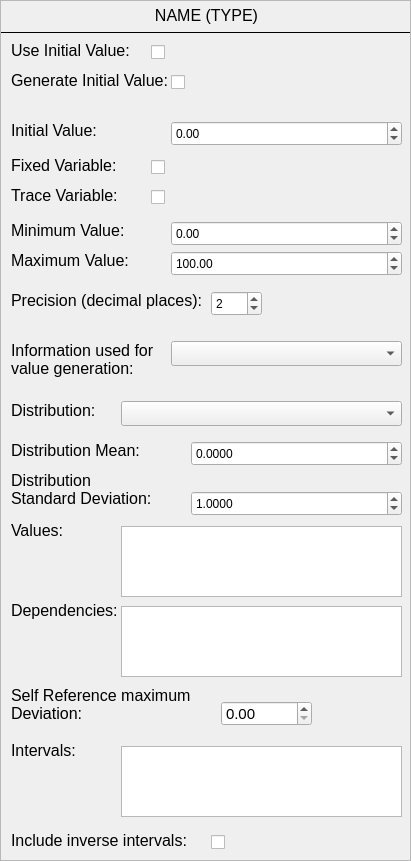
<?xml version="1.0" encoding="UTF-8"?>
<ui version="4.0">
 <class>Form</class>
 <widget class="QWidget" name="Form">
  <property name="geometry">
   <rect>
    <x>0</x>
    <y>0</y>
    <width>411</width>
    <height>861</height>
   </rect>
  </property>
  <property name="windowTitle">
   <string>Form</string>
  </property>
  <widget class="QScrollArea" name="vaiable_input_string">
   <property name="geometry">
    <rect>
     <x>0</x>
     <y>0</y>
     <width>411</width>
     <height>861</height>
    </rect>
   </property>
   <property name="frameShadow">
    <enum>QFrame::Sunken</enum>
   </property>
   <property name="verticalScrollBarPolicy">
    <enum>Qt::ScrollBarAlwaysOff</enum>
   </property>
   <property name="horizontalScrollBarPolicy">
    <enum>Qt::ScrollBarAlwaysOff</enum>
   </property>
   <property name="widgetResizable">
    <bool>true</bool>
   </property>
   <widget class="QWidget" name="scrollAreaWidgetContents_7">
    <property name="geometry">
     <rect>
      <x>0</x>
      <y>0</y>
      <width>409</width>
      <height>859</height>
     </rect>
    </property>
    <widget class="QWidget" name="variable_input" native="true">
     <property name="geometry">
      <rect>
       <x>10</x>
       <y>120</y>
       <width>401</width>
       <height>27</height>
      </rect>
     </property>
     <property name="toolTip">
      <string>&lt;html&gt;&lt;head/&gt;&lt;body&gt;&lt;p&gt;If the above option is checked this setting let's you adjust the initial value.&lt;/p&gt;&lt;/body&gt;&lt;/html&gt;</string>
     </property>
     <property name="whatsThis">
      <string>&lt;html&gt;&lt;head/&gt;&lt;body&gt;&lt;p&gt;Dies ist ein Test&lt;/p&gt;&lt;p&gt;&lt;br/&gt;&lt;/p&gt;&lt;/body&gt;&lt;/html&gt;</string>
     </property>
     <widget class="QLabel" name="initial_value_label">
      <property name="geometry">
       <rect>
        <x>0</x>
        <y>0</y>
        <width>91</width>
        <height>21</height>
       </rect>
      </property>
      <property name="font">
       <font>
        <pointsize>12</pointsize>
       </font>
      </property>
      <property name="text">
       <string>Initial Value:</string>
      </property>
      <property name="alignment">
       <set>Qt::AlignLeading|Qt::AlignLeft|Qt::AlignTop</set>
      </property>
     </widget>
     <widget class="QDoubleSpinBox" name="initial_value_input">
      <property name="geometry">
       <rect>
        <x>160</x>
        <y>0</y>
        <width>231</width>
        <height>25</height>
       </rect>
      </property>
      <property name="minimum">
       <double>-99999999.000000000000000</double>
      </property>
      <property name="maximum">
       <double>99999999.000000000000000</double>
      </property>
      <property name="singleStep">
       <double>0.100000000000000</double>
      </property>
     </widget>
    </widget>
    <widget class="QLabel" name="header_label">
     <property name="geometry">
      <rect>
       <x>10</x>
       <y>5</y>
       <width>391</width>
       <height>21</height>
      </rect>
     </property>
     <property name="font">
      <font>
       <pointsize>12</pointsize>
      </font>
     </property>
     <property name="toolTip">
      <string>&lt;html&gt;&lt;head/&gt;&lt;body&gt;&lt;p&gt;The name and the type of the variable.&lt;/p&gt;&lt;/body&gt;&lt;/html&gt;</string>
     </property>
     <property name="text">
      <string>NAME (TYPE)</string>
     </property>
     <property name="alignment">
      <set>Qt::AlignHCenter|Qt::AlignTop</set>
     </property>
    </widget>
    <widget class="Line" name="line_17">
     <property name="geometry">
      <rect>
       <x>0</x>
       <y>30</y>
       <width>411</width>
       <height>3</height>
      </rect>
     </property>
     <property name="frameShadow">
      <enum>QFrame::Plain</enum>
     </property>
     <property name="orientation">
      <enum>Qt::Horizontal</enum>
     </property>
    </widget>
    <widget class="QWidget" name="variable_input_2" native="true">
     <property name="geometry">
      <rect>
       <x>10</x>
       <y>520</y>
       <width>401</width>
       <height>81</height>
      </rect>
     </property>
     <property name="toolTip">
      <string>&lt;html&gt;&lt;head/&gt;&lt;body&gt;&lt;p&gt;This field allows to specify valid values for the variable. These values are used if a transition writes to the variable. The specification has to be done using the following syntax:&lt;/p&gt;&lt;p align=&quot;center&quot;&gt;&amp;quot;value1&amp;quot;, &amp;quot;value2&amp;quot;, ...&lt;/p&gt;&lt;p&gt;Optionally weights can be specified for each value. Each weight has to be a whole positive number. If weights are specified they have to be specified using the following syntax:&lt;/p&gt;&lt;p align=&quot;center&quot;&gt;&amp;quot;value1&amp;quot;, &amp;quot;value2&amp;quot; | value1_weight, value2_weight&lt;/p&gt;&lt;p&gt;If weights are specified the number of specified values must equal the number of specified weights.&lt;/p&gt;&lt;/body&gt;&lt;/html&gt;</string>
     </property>
     <property name="whatsThis">
      <string>&lt;html&gt;&lt;head/&gt;&lt;body&gt;&lt;p&gt;Dies ist ein Test&lt;/p&gt;&lt;p&gt;&lt;br/&gt;&lt;/p&gt;&lt;/body&gt;&lt;/html&gt;</string>
     </property>
     <widget class="QLabel" name="initial_value_label_2">
      <property name="geometry">
       <rect>
        <x>0</x>
        <y>0</y>
        <width>51</width>
        <height>21</height>
       </rect>
      </property>
      <property name="font">
       <font>
        <pointsize>12</pointsize>
       </font>
      </property>
      <property name="text">
       <string>Values:</string>
      </property>
      <property name="alignment">
       <set>Qt::AlignLeading|Qt::AlignLeft|Qt::AlignTop</set>
      </property>
     </widget>
     <widget class="QPlainTextEdit" name="values_input">
      <property name="geometry">
       <rect>
        <x>110</x>
        <y>5</y>
        <width>281</width>
        <height>71</height>
       </rect>
      </property>
      <property name="font">
       <font>
        <pointsize>12</pointsize>
       </font>
      </property>
     </widget>
    </widget>
    <widget class="QWidget" name="variable_input_3" native="true">
     <property name="geometry">
      <rect>
       <x>10</x>
       <y>600</y>
       <width>401</width>
       <height>81</height>
      </rect>
     </property>
     <property name="toolTip">
      <string>&lt;html&gt;&lt;head/&gt;&lt;body&gt;&lt;p&gt;This field allows to specify dependencies of the variable. These dependencies are considered when generating values for this variable. The specification has to be done using the following syntax:&lt;/p&gt;&lt;p align=&quot;center&quot;&gt;&amp;quot;logical_expression&amp;quot; =&amp;gt; &amp;quot;constraint1&amp;quot;, dependency2, ...&lt;/p&gt;&lt;p&gt;Example for the variable &amp;quot;cancer_type&amp;quot;: &lt;/p&gt;&lt;p align=&quot;center&quot;&gt;&amp;quot;gender == 'female' &amp;quot; =&amp;gt; &amp;quot; '!=' ; 'prostate cancer' &amp;quot;&lt;/p&gt;&lt;p&gt;The logical expression has to follow the same syntax as the guard transitions in a PNML model. The constraints have to follow the following syntax:&lt;/p&gt;&lt;p align=&quot;center&quot;&gt;&amp;quot; 'operator' ; 'value' &amp;quot;&lt;/p&gt;&lt;p&gt;The operators that are alowed are: &amp;quot;&amp;lt;&amp;quot;, &amp;quot;&amp;lt;=&amp;quot;, &amp;quot;&amp;gt;&amp;quot;, &amp;quot;&amp;gt;=&amp;quot;, &amp;quot;==&amp;quot;, &amp;quot;!=&amp;quot; For date variables the value has to be input in the following syntax: &amp;quot;yyyy-MM-ddThh:mm:ss&amp;quot;&lt;/p&gt;&lt;p&gt;&lt;br/&gt;&lt;/p&gt;&lt;p&gt;In addition to &amp;quot;normal&amp;quot; dependencies this input field can also be used to use the &amp;quot;self_reference&amp;quot; feature, which is only available for numeric and date variables. This feature allows you to have variable values change every time they are written to while reference to them self. The following syntax must be used for this feature.&lt;/p&gt;&lt;p align=&quot;center&quot;&gt;&amp;quot;SELF_REFERENCE&amp;quot; =&amp;gt; &amp;quot; '+' ; '5' &amp;quot;&lt;/p&gt;&lt;p&gt;In the above example the variable value will be increased by 5 every time the variable is written to. However, it should be noted that this dependency only gets activated when the variable alredy has a value. The allowed operators for this feature are &amp;quot;+&amp;quot;, &amp;quot;-&amp;quot;, &amp;quot;/&amp;quot;, and &amp;quot;*&amp;quot;. For Date variables the value has to be input in the following syntax: &amp;quot;dd:hh:mm:ss&amp;quot;. &lt;/p&gt;&lt;/body&gt;&lt;/html&gt;</string>
     </property>
     <property name="whatsThis">
      <string>&lt;html&gt;&lt;head/&gt;&lt;body&gt;&lt;p&gt;Dies ist ein Test&lt;/p&gt;&lt;p&gt;&lt;br/&gt;&lt;/p&gt;&lt;/body&gt;&lt;/html&gt;</string>
     </property>
     <widget class="QLabel" name="dependencies_label">
      <property name="geometry">
       <rect>
        <x>0</x>
        <y>0</y>
        <width>111</width>
        <height>21</height>
       </rect>
      </property>
      <property name="font">
       <font>
        <pointsize>12</pointsize>
       </font>
      </property>
      <property name="text">
       <string>Dependencies:</string>
      </property>
      <property name="alignment">
       <set>Qt::AlignLeading|Qt::AlignLeft|Qt::AlignTop</set>
      </property>
     </widget>
     <widget class="QPlainTextEdit" name="dependencies_input">
      <property name="geometry">
       <rect>
        <x>110</x>
        <y>5</y>
        <width>281</width>
        <height>71</height>
       </rect>
      </property>
      <property name="font">
       <font>
        <pointsize>12</pointsize>
       </font>
      </property>
     </widget>
    </widget>
    <widget class="QWidget" name="variable_input_4" native="true">
     <property name="geometry">
      <rect>
       <x>10</x>
       <y>220</y>
       <width>401</width>
       <height>27</height>
      </rect>
     </property>
     <property name="toolTip">
      <string>&lt;html&gt;&lt;head/&gt;&lt;body&gt;&lt;p&gt;This setting let's you set a minimum value for all values generated for this variable.&lt;/p&gt;&lt;/body&gt;&lt;/html&gt;</string>
     </property>
     <property name="whatsThis">
      <string>&lt;html&gt;&lt;head/&gt;&lt;body&gt;&lt;p&gt;Dies ist ein Test&lt;/p&gt;&lt;p&gt;&lt;br/&gt;&lt;/p&gt;&lt;/body&gt;&lt;/html&gt;</string>
     </property>
     <widget class="QLabel" name="initial_value_label_3">
      <property name="geometry">
       <rect>
        <x>0</x>
        <y>0</y>
        <width>121</width>
        <height>21</height>
       </rect>
      </property>
      <property name="font">
       <font>
        <pointsize>12</pointsize>
       </font>
      </property>
      <property name="text">
       <string>Minimum Value:</string>
      </property>
      <property name="alignment">
       <set>Qt::AlignLeading|Qt::AlignLeft|Qt::AlignTop</set>
      </property>
     </widget>
     <widget class="QDoubleSpinBox" name="minimum_value_input">
      <property name="geometry">
       <rect>
        <x>160</x>
        <y>0</y>
        <width>231</width>
        <height>25</height>
       </rect>
      </property>
      <property name="minimum">
       <double>-99999999.000000000000000</double>
      </property>
      <property name="maximum">
       <double>99999999.000000000000000</double>
      </property>
      <property name="singleStep">
       <double>0.100000000000000</double>
      </property>
      <property name="value">
       <double>0.000000000000000</double>
      </property>
     </widget>
    </widget>
    <widget class="QWidget" name="variable_input_5" native="true">
     <property name="geometry">
      <rect>
       <x>10</x>
       <y>250</y>
       <width>401</width>
       <height>27</height>
      </rect>
     </property>
     <property name="toolTip">
      <string>&lt;html&gt;&lt;head/&gt;&lt;body&gt;&lt;p&gt;This setting let's you set a maximum value for all values generated for this variable.&lt;/p&gt;&lt;/body&gt;&lt;/html&gt;</string>
     </property>
     <property name="whatsThis">
      <string>&lt;html&gt;&lt;head/&gt;&lt;body&gt;&lt;p&gt;Dies ist ein Test&lt;/p&gt;&lt;p&gt;&lt;br/&gt;&lt;/p&gt;&lt;/body&gt;&lt;/html&gt;</string>
     </property>
     <widget class="QLabel" name="initial_value_label_4">
      <property name="geometry">
       <rect>
        <x>0</x>
        <y>0</y>
        <width>121</width>
        <height>21</height>
       </rect>
      </property>
      <property name="font">
       <font>
        <pointsize>12</pointsize>
       </font>
      </property>
      <property name="text">
       <string>Maximum Value:</string>
      </property>
      <property name="alignment">
       <set>Qt::AlignLeading|Qt::AlignLeft|Qt::AlignTop</set>
      </property>
     </widget>
     <widget class="QDoubleSpinBox" name="maximum_value_input">
      <property name="geometry">
       <rect>
        <x>160</x>
        <y>0</y>
        <width>231</width>
        <height>25</height>
       </rect>
      </property>
      <property name="minimum">
       <double>-99999999.000000000000000</double>
      </property>
      <property name="maximum">
       <double>99999999.000000000000000</double>
      </property>
      <property name="singleStep">
       <double>0.100000000000000</double>
      </property>
      <property name="value">
       <double>100.000000000000000</double>
      </property>
     </widget>
    </widget>
    <widget class="QWidget" name="variable_input_6" native="true">
     <property name="geometry">
      <rect>
       <x>10</x>
       <y>740</y>
       <width>401</width>
       <height>81</height>
      </rect>
     </property>
     <property name="toolTip">
      <string>&lt;html&gt;&lt;head/&gt;&lt;body&gt;&lt;p&gt;This setting allows to specify intervals for the value generation for this variable. If intervals are used a random interval will be chosen and a value will be generated that lies inside this interval. The following syntax must be used to specify intervals:&lt;/p&gt;&lt;p align=&quot;center&quot;&gt;(&amp;quot;operator&amp;quot; ; &amp;quot;boundry&amp;quot;), (&amp;quot;operator&amp;quot; ; &amp;quot;boundry&amp;quot;)...&lt;/p&gt;&lt;p align=&quot;center&quot;&gt;Allowed operators: &amp;quot;&amp;lt;&amp;quot;, &amp;quot;&amp;gt;&amp;quot;, &amp;quot;&amp;lt;=&amp;quot;, &amp;quot;&amp;gt;=&amp;quot;&lt;/p&gt;&lt;p align=&quot;center&quot;&gt;example: (&amp;quot;&amp;lt;&amp;quot; ; &amp;quot;1.0&amp;quot;)&lt;/p&gt;&lt;/body&gt;&lt;/html&gt;</string>
     </property>
     <property name="whatsThis">
      <string>&lt;html&gt;&lt;head/&gt;&lt;body&gt;&lt;p&gt;Dies ist ein Test&lt;/p&gt;&lt;p&gt;&lt;br/&gt;&lt;/p&gt;&lt;/body&gt;&lt;/html&gt;</string>
     </property>
     <widget class="QLabel" name="dependencies_label_2">
      <property name="geometry">
       <rect>
        <x>0</x>
        <y>0</y>
        <width>111</width>
        <height>21</height>
       </rect>
      </property>
      <property name="font">
       <font>
        <pointsize>12</pointsize>
       </font>
      </property>
      <property name="text">
       <string>Intervals:</string>
      </property>
      <property name="alignment">
       <set>Qt::AlignLeading|Qt::AlignLeft|Qt::AlignTop</set>
      </property>
     </widget>
     <widget class="QPlainTextEdit" name="intervals_input">
      <property name="geometry">
       <rect>
        <x>110</x>
        <y>5</y>
        <width>281</width>
        <height>71</height>
       </rect>
      </property>
      <property name="font">
       <font>
        <pointsize>12</pointsize>
       </font>
      </property>
     </widget>
    </widget>
    <widget class="QWidget" name="variable_input_7" native="true">
     <property name="geometry">
      <rect>
       <x>10</x>
       <y>400</y>
       <width>401</width>
       <height>27</height>
      </rect>
     </property>
     <property name="toolTip">
      <string>&lt;html&gt;&lt;head/&gt;&lt;body&gt;&lt;p&gt;This setting allows to change the type of the distribution used to generate values for this variable.&lt;/p&gt;&lt;/body&gt;&lt;/html&gt;</string>
     </property>
     <property name="whatsThis">
      <string>&lt;html&gt;&lt;head/&gt;&lt;body&gt;&lt;p&gt;Dies ist ein Test&lt;/p&gt;&lt;p&gt;&lt;br/&gt;&lt;/p&gt;&lt;/body&gt;&lt;/html&gt;</string>
     </property>
     <widget class="QLabel" name="initial_value_label_5">
      <property name="geometry">
       <rect>
        <x>0</x>
        <y>0</y>
        <width>101</width>
        <height>21</height>
       </rect>
      </property>
      <property name="font">
       <font>
        <pointsize>12</pointsize>
       </font>
      </property>
      <property name="text">
       <string>Distribution:</string>
      </property>
      <property name="alignment">
       <set>Qt::AlignLeading|Qt::AlignLeft|Qt::AlignTop</set>
      </property>
     </widget>
     <widget class="QComboBox" name="distribution_input">
      <property name="geometry">
       <rect>
        <x>110</x>
        <y>0</y>
        <width>281</width>
        <height>25</height>
       </rect>
      </property>
     </widget>
    </widget>
    <widget class="QWidget" name="variable_input_8" native="true">
     <property name="geometry">
      <rect>
       <x>10</x>
       <y>340</y>
       <width>401</width>
       <height>51</height>
      </rect>
     </property>
     <property name="toolTip">
      <string>&lt;html&gt;&lt;head/&gt;&lt;body&gt;&lt;p&gt;This setting allows to specify which information is used to generate the values for this variable.&lt;/p&gt;&lt;/body&gt;&lt;/html&gt;</string>
     </property>
     <property name="whatsThis">
      <string>&lt;html&gt;&lt;head/&gt;&lt;body&gt;&lt;p&gt;Dies ist ein Test&lt;/p&gt;&lt;p&gt;&lt;br/&gt;&lt;/p&gt;&lt;/body&gt;&lt;/html&gt;</string>
     </property>
     <widget class="QComboBox" name="used_info_input">
      <property name="geometry">
       <rect>
        <x>160</x>
        <y>0</y>
        <width>231</width>
        <height>25</height>
       </rect>
      </property>
      <property name="editable">
       <bool>false</bool>
      </property>
     </widget>
     <widget class="QLabel" name="initial_value_label_8">
      <property name="geometry">
       <rect>
        <x>0</x>
        <y>0</y>
        <width>181</width>
        <height>51</height>
       </rect>
      </property>
      <property name="font">
       <font>
        <pointsize>12</pointsize>
       </font>
      </property>
      <property name="text">
       <string>Information used for
value generation:</string>
      </property>
      <property name="alignment">
       <set>Qt::AlignLeading|Qt::AlignLeft|Qt::AlignTop</set>
      </property>
     </widget>
    </widget>
    <widget class="QWidget" name="variable_input_9" native="true">
     <property name="geometry">
      <rect>
       <x>10</x>
       <y>440</y>
       <width>401</width>
       <height>27</height>
      </rect>
     </property>
     <property name="toolTip">
      <string>&lt;html&gt;&lt;head/&gt;&lt;body&gt;&lt;p&gt;The mean value that the distribution should have.&lt;/p&gt;&lt;/body&gt;&lt;/html&gt;</string>
     </property>
     <property name="whatsThis">
      <string>&lt;html&gt;&lt;head/&gt;&lt;body&gt;&lt;p&gt;Dies ist ein Test&lt;/p&gt;&lt;p&gt;&lt;br/&gt;&lt;/p&gt;&lt;/body&gt;&lt;/html&gt;</string>
     </property>
     <widget class="QLabel" name="initial_value_label_9">
      <property name="geometry">
       <rect>
        <x>0</x>
        <y>0</y>
        <width>141</width>
        <height>21</height>
       </rect>
      </property>
      <property name="font">
       <font>
        <pointsize>12</pointsize>
       </font>
      </property>
      <property name="text">
       <string>Distribution Mean:</string>
      </property>
      <property name="alignment">
       <set>Qt::AlignLeading|Qt::AlignLeft|Qt::AlignTop</set>
      </property>
     </widget>
     <widget class="QDoubleSpinBox" name="distribution_mean_input">
      <property name="geometry">
       <rect>
        <x>180</x>
        <y>0</y>
        <width>211</width>
        <height>25</height>
       </rect>
      </property>
      <property name="decimals">
       <number>4</number>
      </property>
      <property name="minimum">
       <double>-99999999.000000000000000</double>
      </property>
      <property name="maximum">
       <double>99999999.000000000000000</double>
      </property>
      <property name="singleStep">
       <double>0.100000000000000</double>
      </property>
     </widget>
    </widget>
    <widget class="QWidget" name="variable_input_10" native="true">
     <property name="geometry">
      <rect>
       <x>10</x>
       <y>470</y>
       <width>401</width>
       <height>51</height>
      </rect>
     </property>
     <property name="toolTip">
      <string>&lt;html&gt;&lt;head/&gt;&lt;body&gt;&lt;p&gt;The standard deviation that the distribution should have.&lt;/p&gt;&lt;/body&gt;&lt;/html&gt;</string>
     </property>
     <property name="whatsThis">
      <string>&lt;html&gt;&lt;head/&gt;&lt;body&gt;&lt;p&gt;Dies ist ein Test&lt;/p&gt;&lt;p&gt;&lt;br/&gt;&lt;/p&gt;&lt;/body&gt;&lt;/html&gt;</string>
     </property>
     <widget class="QLabel" name="initial_value_label_10">
      <property name="geometry">
       <rect>
        <x>0</x>
        <y>0</y>
        <width>151</width>
        <height>51</height>
       </rect>
      </property>
      <property name="font">
       <font>
        <pointsize>12</pointsize>
       </font>
      </property>
      <property name="text">
       <string>Distribution
Standard Deviation:</string>
      </property>
      <property name="alignment">
       <set>Qt::AlignLeading|Qt::AlignLeft|Qt::AlignTop</set>
      </property>
     </widget>
     <widget class="QDoubleSpinBox" name="distribution_sd_input">
      <property name="geometry">
       <rect>
        <x>180</x>
        <y>20</y>
        <width>211</width>
        <height>25</height>
       </rect>
      </property>
      <property name="decimals">
       <number>4</number>
      </property>
      <property name="minimum">
       <double>0.000000000000000</double>
      </property>
      <property name="maximum">
       <double>99999999.000000000000000</double>
      </property>
      <property name="singleStep">
       <double>0.010000000000000</double>
      </property>
      <property name="value">
       <double>1.000000000000000</double>
      </property>
     </widget>
    </widget>
    <widget class="QWidget" name="variable_input_11" native="true">
     <property name="geometry">
      <rect>
       <x>10</x>
       <y>40</y>
       <width>401</width>
       <height>27</height>
      </rect>
     </property>
     <property name="toolTip">
      <string>&lt;html&gt;&lt;head/&gt;&lt;body&gt;&lt;p&gt;If this option is checked the variable will have an initial value that is not dependend on a transition writing to it.&lt;/p&gt;&lt;/body&gt;&lt;/html&gt;</string>
     </property>
     <property name="whatsThis">
      <string>&lt;html&gt;&lt;head/&gt;&lt;body&gt;&lt;p&gt;Dies ist ein Test&lt;/p&gt;&lt;p&gt;&lt;br/&gt;&lt;/p&gt;&lt;/body&gt;&lt;/html&gt;</string>
     </property>
     <widget class="QLabel" name="initial_value_label_6">
      <property name="geometry">
       <rect>
        <x>0</x>
        <y>0</y>
        <width>121</width>
        <height>21</height>
       </rect>
      </property>
      <property name="font">
       <font>
        <pointsize>12</pointsize>
       </font>
      </property>
      <property name="text">
       <string>Use Initial Value:</string>
      </property>
      <property name="alignment">
       <set>Qt::AlignLeading|Qt::AlignLeft|Qt::AlignTop</set>
      </property>
     </widget>
     <widget class="QCheckBox" name="use_initial_value_input">
      <property name="geometry">
       <rect>
        <x>140</x>
        <y>0</y>
        <width>82</width>
        <height>23</height>
       </rect>
      </property>
      <property name="text">
       <string/>
      </property>
     </widget>
    </widget>
    <widget class="QWidget" name="variable_input_12" native="true">
     <property name="geometry">
      <rect>
       <x>0</x>
       <y>830</y>
       <width>401</width>
       <height>27</height>
      </rect>
     </property>
     <property name="toolTip">
      <string>&lt;html&gt;&lt;head/&gt;&lt;body&gt;&lt;p&gt;If this option is checked the inverse intervals are also included. For example, if the interval (&amp;quot;&amp;lt;&amp;quot;, &amp;quot;1.0&amp;quot;) is entered the inverse interval is (&amp;quot;&amp;gt;=&amp;quot;, &amp;quot;1.0&amp;quot;) is also included.&lt;/p&gt;&lt;/body&gt;&lt;/html&gt;</string>
     </property>
     <property name="whatsThis">
      <string>&lt;html&gt;&lt;head/&gt;&lt;body&gt;&lt;p&gt;Dies ist ein Test&lt;/p&gt;&lt;p&gt;&lt;br/&gt;&lt;/p&gt;&lt;/body&gt;&lt;/html&gt;</string>
     </property>
     <widget class="QLabel" name="initial_value_label_7">
      <property name="geometry">
       <rect>
        <x>10</x>
        <y>0</y>
        <width>181</width>
        <height>21</height>
       </rect>
      </property>
      <property name="font">
       <font>
        <pointsize>12</pointsize>
       </font>
      </property>
      <property name="text">
       <string>Include inverse intervals: </string>
      </property>
      <property name="alignment">
       <set>Qt::AlignLeading|Qt::AlignLeft|Qt::AlignTop</set>
      </property>
     </widget>
     <widget class="QCheckBox" name="inverse_intervals_input">
      <property name="geometry">
       <rect>
        <x>210</x>
        <y>0</y>
        <width>82</width>
        <height>23</height>
       </rect>
      </property>
      <property name="text">
       <string/>
      </property>
     </widget>
    </widget>
    <widget class="QWidget" name="variable_input_13" native="true">
     <property name="geometry">
      <rect>
       <x>10</x>
       <y>290</y>
       <width>401</width>
       <height>27</height>
      </rect>
     </property>
     <property name="toolTip">
      <string>&lt;html&gt;&lt;head/&gt;&lt;body&gt;&lt;p&gt;The number of decimal places that the generated values will be rounded to.&lt;/p&gt;&lt;/body&gt;&lt;/html&gt;</string>
     </property>
     <property name="whatsThis">
      <string>&lt;html&gt;&lt;head/&gt;&lt;body&gt;&lt;p&gt;Dies ist ein Test&lt;/p&gt;&lt;p&gt;&lt;br/&gt;&lt;/p&gt;&lt;/body&gt;&lt;/html&gt;</string>
     </property>
     <widget class="QLabel" name="initial_value_label_11">
      <property name="geometry">
       <rect>
        <x>0</x>
        <y>0</y>
        <width>191</width>
        <height>21</height>
       </rect>
      </property>
      <property name="font">
       <font>
        <pointsize>12</pointsize>
       </font>
      </property>
      <property name="text">
       <string>Precision (decimal places):</string>
      </property>
      <property name="alignment">
       <set>Qt::AlignLeading|Qt::AlignLeft|Qt::AlignTop</set>
      </property>
     </widget>
     <widget class="QSpinBox" name="precision_input">
      <property name="geometry">
       <rect>
        <x>200</x>
        <y>0</y>
        <width>51</width>
        <height>25</height>
       </rect>
      </property>
      <property name="minimum">
       <number>1</number>
      </property>
      <property name="maximum">
       <number>15</number>
      </property>
      <property name="value">
       <number>2</number>
      </property>
     </widget>
    </widget>
    <widget class="QWidget" name="gen_initial_value" native="true">
     <property name="geometry">
      <rect>
       <x>10</x>
       <y>70</y>
       <width>401</width>
       <height>27</height>
      </rect>
     </property>
     <property name="toolTip">
      <string>&lt;html&gt;&lt;head/&gt;&lt;body&gt;&lt;p&gt;If this option is checked the initial value will be generated and and the  input for the initial value that is below this option will not be used.&lt;/p&gt;&lt;/body&gt;&lt;/html&gt;</string>
     </property>
     <property name="whatsThis">
      <string>&lt;html&gt;&lt;head/&gt;&lt;body&gt;&lt;p&gt;Dies ist ein Test&lt;/p&gt;&lt;p&gt;&lt;br/&gt;&lt;/p&gt;&lt;/body&gt;&lt;/html&gt;</string>
     </property>
     <widget class="QLabel" name="initial_value_label_12">
      <property name="geometry">
       <rect>
        <x>0</x>
        <y>0</y>
        <width>161</width>
        <height>21</height>
       </rect>
      </property>
      <property name="font">
       <font>
        <pointsize>12</pointsize>
       </font>
      </property>
      <property name="text">
       <string>Generate Initial Value:</string>
      </property>
      <property name="alignment">
       <set>Qt::AlignLeading|Qt::AlignLeft|Qt::AlignTop</set>
      </property>
     </widget>
     <widget class="QCheckBox" name="gen_initial_value_input">
      <property name="geometry">
       <rect>
        <x>160</x>
        <y>0</y>
        <width>82</width>
        <height>23</height>
       </rect>
      </property>
      <property name="text">
       <string/>
      </property>
     </widget>
    </widget>
    <widget class="QWidget" name="fixed_variable" native="true">
     <property name="geometry">
      <rect>
       <x>10</x>
       <y>155</y>
       <width>401</width>
       <height>27</height>
      </rect>
     </property>
     <property name="toolTip">
      <string>&lt;html&gt;&lt;head/&gt;&lt;body&gt;&lt;p&gt;If this option is checked the variable will have a fixed value once it has been written to once. Even if another transition writes to it, the value will not change.&lt;/p&gt;&lt;/body&gt;&lt;/html&gt;</string>
     </property>
     <property name="whatsThis">
      <string>&lt;html&gt;&lt;head/&gt;&lt;body&gt;&lt;p&gt;Dies ist ein Test&lt;/p&gt;&lt;p&gt;&lt;br/&gt;&lt;/p&gt;&lt;/body&gt;&lt;/html&gt;</string>
     </property>
     <widget class="QLabel" name="initial_value_label_13">
      <property name="geometry">
       <rect>
        <x>0</x>
        <y>0</y>
        <width>121</width>
        <height>21</height>
       </rect>
      </property>
      <property name="font">
       <font>
        <pointsize>12</pointsize>
       </font>
      </property>
      <property name="text">
       <string>Fixed Variable:</string>
      </property>
      <property name="alignment">
       <set>Qt::AlignLeading|Qt::AlignLeft|Qt::AlignTop</set>
      </property>
     </widget>
     <widget class="QCheckBox" name="fixed_variable_input">
      <property name="geometry">
       <rect>
        <x>140</x>
        <y>0</y>
        <width>82</width>
        <height>23</height>
       </rect>
      </property>
      <property name="text">
       <string/>
      </property>
     </widget>
    </widget>
    <widget class="QWidget" name="trace_variable" native="true">
     <property name="geometry">
      <rect>
       <x>10</x>
       <y>185</y>
       <width>401</width>
       <height>27</height>
      </rect>
     </property>
     <property name="toolTip">
      <string>&lt;html&gt;&lt;head/&gt;&lt;body&gt;&lt;p&gt;If this option is checked the variable will be a trace variable, that is not part of any events.&lt;/p&gt;&lt;/body&gt;&lt;/html&gt;</string>
     </property>
     <property name="whatsThis">
      <string>&lt;html&gt;&lt;head/&gt;&lt;body&gt;&lt;p&gt;Dies ist ein Test&lt;/p&gt;&lt;p&gt;&lt;br/&gt;&lt;/p&gt;&lt;/body&gt;&lt;/html&gt;</string>
     </property>
     <widget class="QLabel" name="initial_value_label_14">
      <property name="geometry">
       <rect>
        <x>0</x>
        <y>0</y>
        <width>131</width>
        <height>21</height>
       </rect>
      </property>
      <property name="font">
       <font>
        <pointsize>12</pointsize>
       </font>
      </property>
      <property name="text">
       <string>Trace Variable:</string>
      </property>
      <property name="alignment">
       <set>Qt::AlignLeading|Qt::AlignLeft|Qt::AlignTop</set>
      </property>
     </widget>
     <widget class="QCheckBox" name="trace_variable_input">
      <property name="geometry">
       <rect>
        <x>140</x>
        <y>0</y>
        <width>82</width>
        <height>23</height>
       </rect>
      </property>
      <property name="text">
       <string/>
      </property>
     </widget>
    </widget>
    <widget class="QWidget" name="self_deviation" native="true">
     <property name="geometry">
      <rect>
       <x>10</x>
       <y>685</y>
       <width>401</width>
       <height>51</height>
      </rect>
     </property>
     <property name="toolTip">
      <string>&lt;html&gt;&lt;head/&gt;&lt;body&gt;&lt;p&gt;This setting allows you to add some variance for the self reference feature. To understand how this feature works, consider the following example:&lt;/p&gt;&lt;p align=&quot;center&quot;&gt;&amp;quot;SELF_REFERENCE&amp;quot; =&amp;gt; &amp;quot;'+'; '5' &amp;quot;&lt;/p&gt;&lt;p&gt;If this setting is set to 0 the variable will be increased by 5 every time it is written to. If this setting is set to 2 the variable will be increased by a value in the range 3 to 7.&lt;/p&gt;&lt;/body&gt;&lt;/html&gt;</string>
     </property>
     <property name="whatsThis">
      <string>&lt;html&gt;&lt;head/&gt;&lt;body&gt;&lt;p&gt;Dies ist ein Test&lt;/p&gt;&lt;p&gt;&lt;br/&gt;&lt;/p&gt;&lt;/body&gt;&lt;/html&gt;</string>
     </property>
     <widget class="QLabel" name="initial_value_label_15">
      <property name="geometry">
       <rect>
        <x>0</x>
        <y>0</y>
        <width>191</width>
        <height>51</height>
       </rect>
      </property>
      <property name="font">
       <font>
        <pointsize>12</pointsize>
       </font>
      </property>
      <property name="text">
       <string>Self Reference maximum
Deviation:</string>
      </property>
      <property name="alignment">
       <set>Qt::AlignLeading|Qt::AlignLeft|Qt::AlignTop</set>
      </property>
     </widget>
     <widget class="QDoubleSpinBox" name="self_deviation_input">
      <property name="geometry">
       <rect>
        <x>210</x>
        <y>15</y>
        <width>91</width>
        <height>25</height>
       </rect>
      </property>
      <property name="font">
       <font>
        <pointsize>11</pointsize>
       </font>
      </property>
      <property name="maximum">
       <double>999999990.000000000000000</double>
      </property>
     </widget>
    </widget>
   </widget>
  </widget>
 </widget>
 <resources/>
 <connections/>
</ui>
